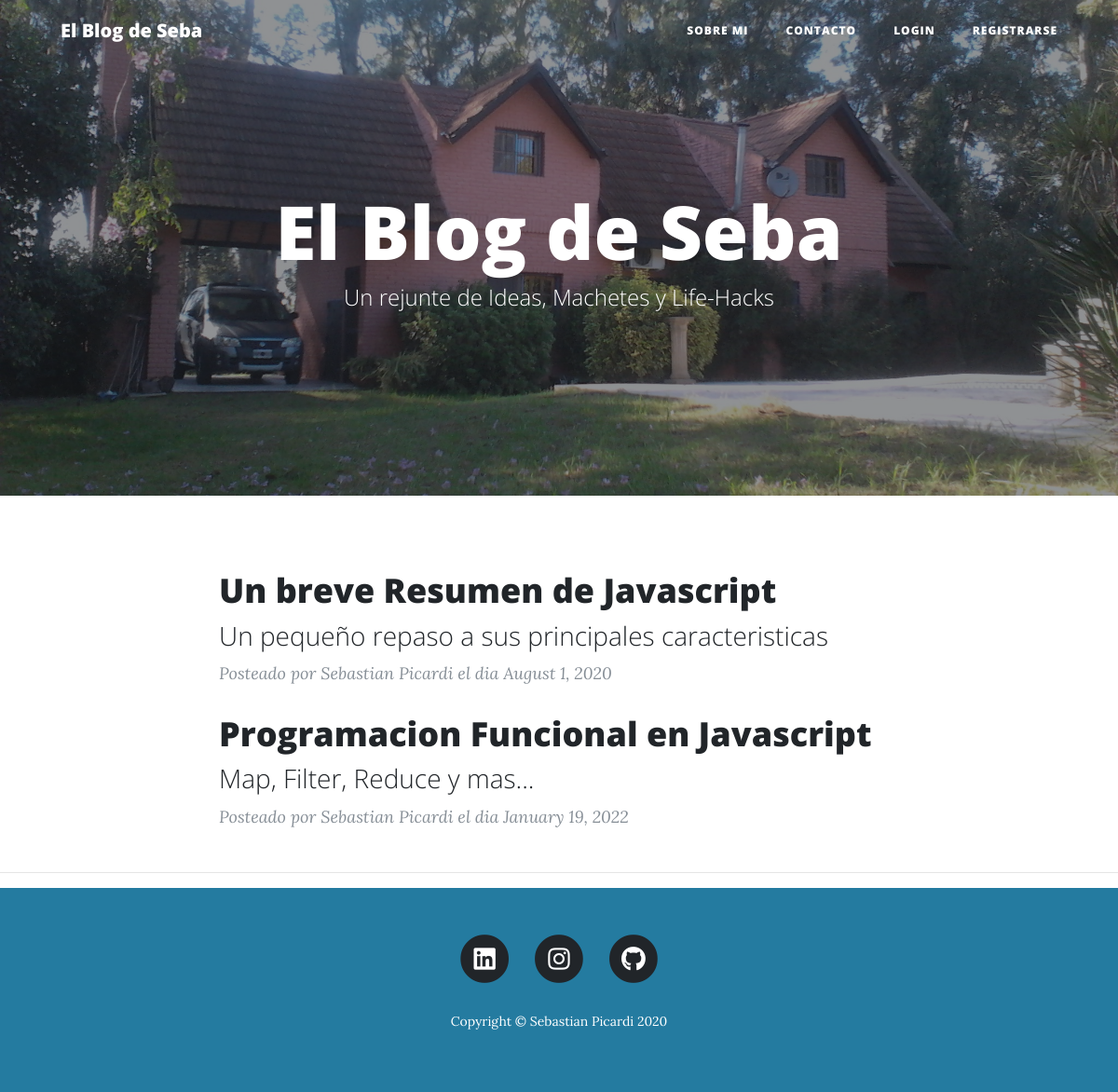
Before: / with the older database file.
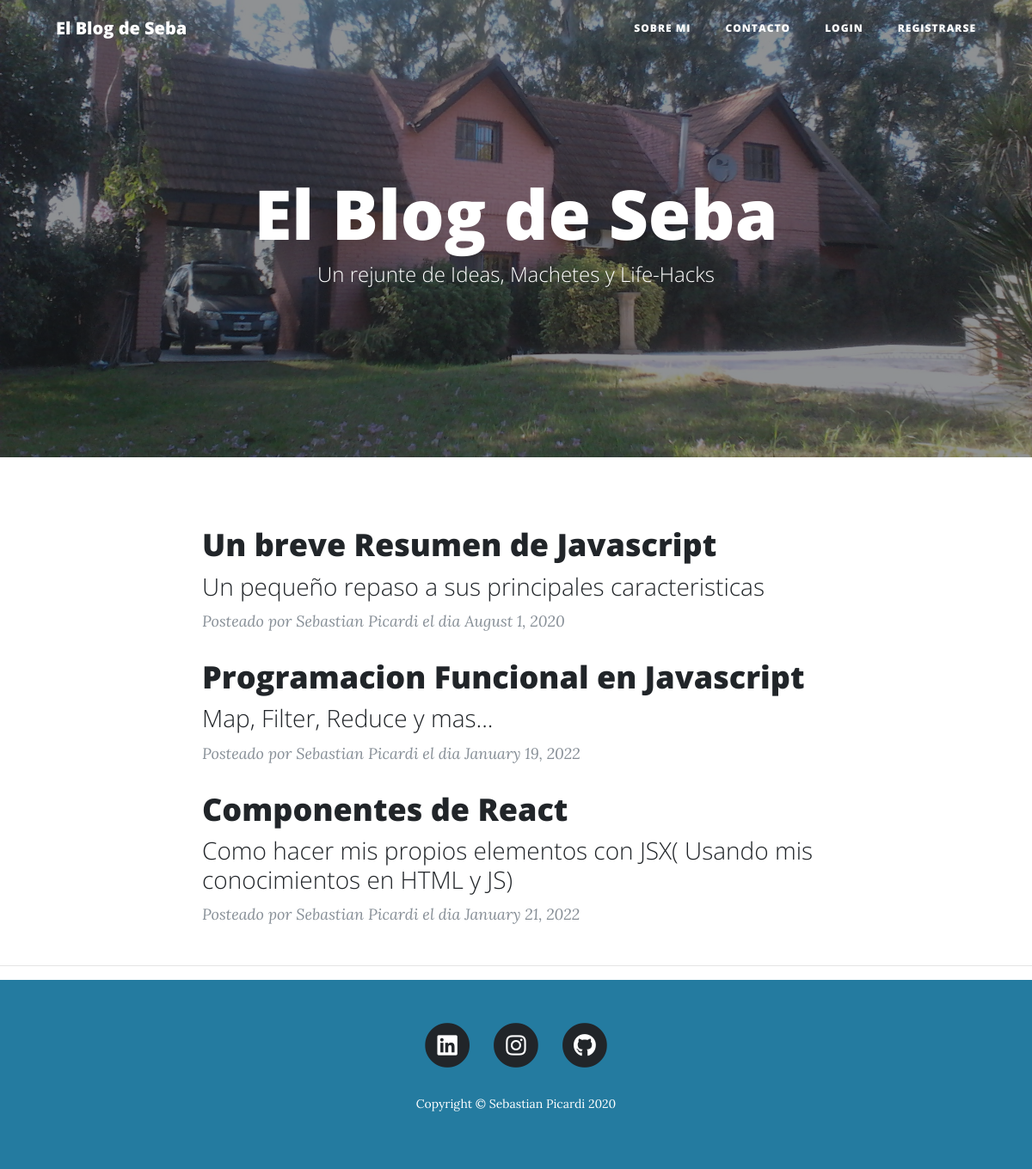
After: the same page with the newer database file.
### main.py (models this page shows)
class BlogPost(db.Model):
    __tablename__ = "blog_posts"
    id = db.Column(db.Integer, primary_key=True)
    author_id = db.Column(db.Integer, db.ForeignKey("users.id"))
    author = relationship("User", back_populates="posts")
    title = db.Column(db.String(250), unique=True, nullable=False)
    subtitle = db.Column(db.String(250), nullable=False)
    date = db.Column(db.String(250), nullable=False)
    body = db.Column(db.Text, nullable=False)
    img_url = db.Column(db.String(250), nullable=False)
    comments = relationship("Comment", back_populates="parent_post")

class User(UserMixin, db.Model):
    __tablename__ = "users"
    id = db.Column(db.Integer, primary_key=True)
    email = db.Column(db.String(100), unique=True)
    password = db.Column(db.String(100))
    name = db.Column(db.String(100))
    posts = relationship("BlogPost", back_populates="author")
    comments = relationship("Comment", back_populates="comment_author")

### main.py (the view)
@app.route('/')
def get_all_posts():
    posts = BlogPost.query.all()
    return render_template("index.html", all_posts=posts, current_user=current_user)

### templates/index.html (shortened to what this page needs)
{% include "header.html" %}
  <header class="masthead" style="background-image: url({{ url_for('static', filename='img/title-bg.jpg')}}">
    <div class="overlay"></div>
    <div class="container">
      <div class="row">
        <div class="col-lg-8 col-md-10 mx-auto">
          <div class="site-heading">
            <h1>El Blog de Seba</h1>
            <span class="subheading">Un rejunte de Ideas, Machetes y Life-Hacks</span>
          </div>
        </div>
      </div>
    </div>
  </header>
  <div class="container" >
    <div class="row">
      <div class="col-lg-8 col-md-10 mx-auto">
        {% for post in all_posts %}
        <div class="post-preview">
          <a href="{{ url_for('show_post', post_id=post.id) }}">
            <h2 class="post-title">
              {{post.title}}
            </h2>
            <h3 class="post-subtitle">
              {{post.subtitle}}
            </h3>
          </a>
          <p class="post-meta">Posteado por
            {{post.author.name}}
            el dia {{post.date}}
          </p>
        </div>
        {% endfor %}
      </div>
    </div>
  </div>
  <hr>
{% include "footer.html" %}

### templates/header.html (shortened to what this page needs)
<!DOCTYPE html>
<html lang="en">
<head>
  <link href="{{ url_for('static', filename='vendor/bootstrap/css/bootstrap.min.css') }}" rel="stylesheet">
  <link href="{{ url_for('static', filename='vendor/fontawesome-free/css/all.min.css')}}" rel="stylesheet" type="text/css">
  <link href="{{ url_for('static', filename='css/clean-blog.min.css')}}" rel="stylesheet">
</head>
<body>
  <nav class="navbar navbar-expand-md navbar-light fixed-top" id="mainNav">
    <div class="container">
      <a class="navbar-brand" href="{{url_for('get_all_posts')}}">El Blog de Seba</a>
      <div class="collapse navbar-collapse" id="navbarResponsive">
        <ul class="navbar-nav ml-auto">
          <li class="nav-item">
            <a class="nav-link" href="{{ url_for('about') }}">Sobre Mi</a>
          </li>
          <li class="nav-item">
            <a class="nav-link" href="{{ url_for('contact') }}">Contacto</a>
          </li>
          {% if not current_user.is_authenticated: %}
          <li class="nav-item">
            <a class="nav-link" href="{{ url_for('login') }}">Login</a>
          </li>
          <li class="nav-item">
            <a class="nav-link" href="{{ url_for('register') }}">Registrarse</a>
          </li>
          {% endif %}
        </ul>
      </div>
    </div>
  </nav>

### templates/footer.html (shortened to what this page needs)
  <footer style="background-color:#247ba0; color:white">
    <div class="container"  >
      <div class="row">
        <div class="col-lg-8 col-md-10 mx-auto">
          <ul class="list-inline text-center">
            <li class="list-inline-item">
              <a href="https://github.com/sebastiap">
                <span class="fa-stack fa-lg">
                  <i class="fas fa-circle fa-stack-2x"></i>
                  <i class="fab fa-linkedin fa-stack-1x fa-inverse"></i>
                </span>
              </a>
            </li>
            <li class="list-inline-item">
              <a href="https://www.instagram.com/capitanpicardi/">
                <span class="fa-stack fa-lg">
                  <i class="fas fa-circle fa-stack-2x"></i>
                  <i class="fab fa-instagram fa-stack-1x fa-inverse"></i>
                </span>
              </a>
            </li>
            <li class="list-inline-item">
              <a href="https://github.com/sebastiap">
                <span class="fa-stack fa-lg">
                  <i class="fas fa-circle fa-stack-2x"></i>
                  <i class="fab fa-github fa-stack-1x fa-inverse"></i>
                </span>
              </a>
            </li>
          </ul>
          <p class="copyright">Copyright &copy; Sebastian Picardi 2020</p>
        </div>
      </div>
    </div>
  </footer>
</body>
</html>

Changed rows visible on the page:
added BlogPost: title "Componentes de React", subtitle "Como hacer mis propios elementos con JSX( Usando mis conocimientos en HTML y JS)", author.name "Sebastian Picardi", date "January 21, 2022"
